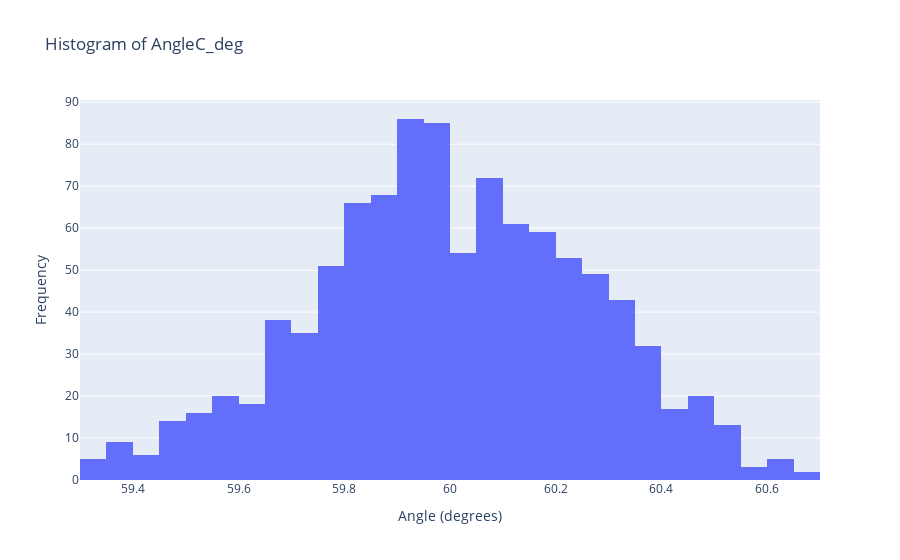

The cell this chart's notebook holds for it:
### Markdown cell above
## Plotly

### Code cell
fig = go.Figure(data=[go.Histogram(x=AngleC_deg)])
fig.update_layout(title='Histogram of AngleC_deg', xaxis_title='Angle (degrees)', yaxis_title='Frequency')
fig.show()

### Figure 1 — Plotly figure (JSON) as saved in the notebook; plotly's stock layout.template omitted (floating-point values rounded to 4 significant figures; data arrays with more than 128 entries replaced by an {"elided": "..."} marker saying what was removed)
{"data": [{"type": "histogram", "x": {"elided": "1000 float values"}}], "layout": {"title": {"text": "Histogram of AngleC_deg"}, "xaxis": {"title": {"text": "Angle (degrees)"}}, "yaxis": {"title": {"text": "Frequency"}}}}
